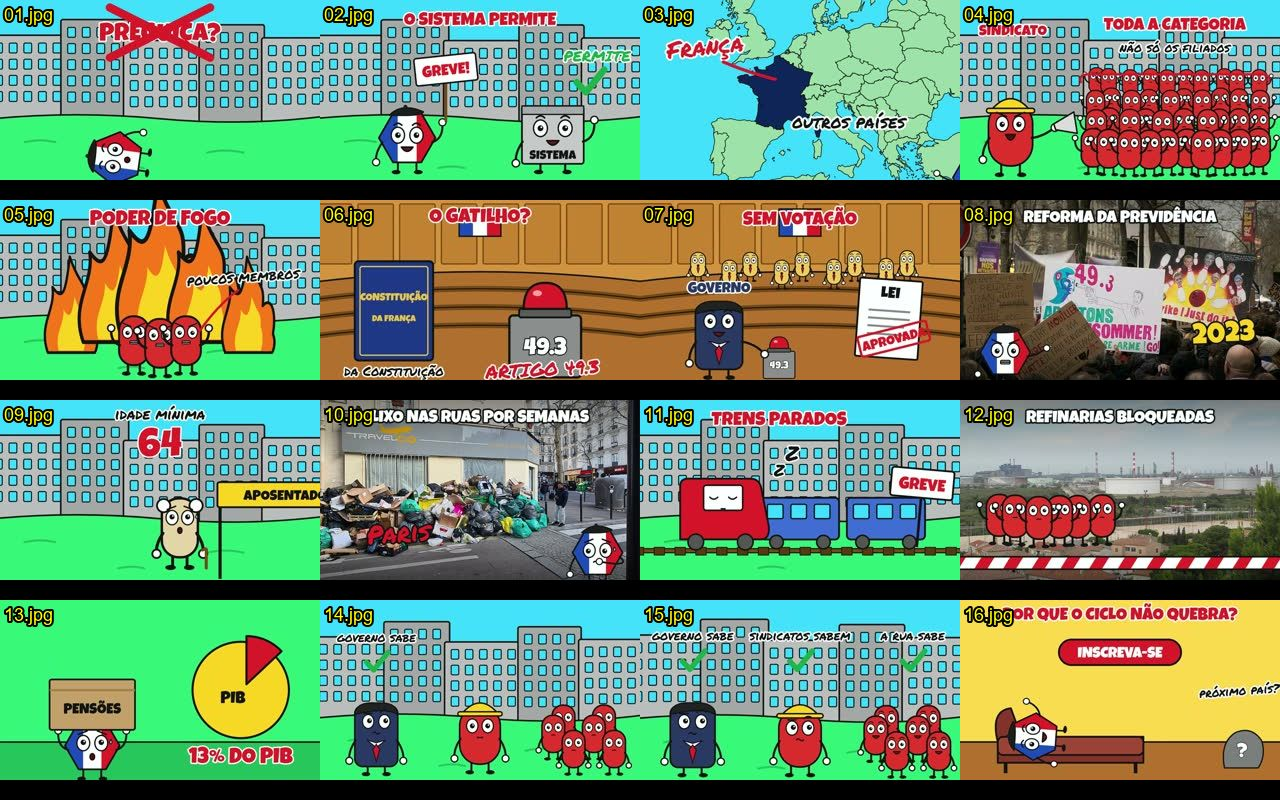

This figure's Python source:
import os
from PIL import Image,ImageDraw,ImageFont;import glob,os,sys
fs=sorted(glob.glob(sys.argv[1]));W=int(sys.argv[3]) if len(sys.argv)>3 else 3;H=(len(fs)+W-1)//W
sh=Image.new('RGB',(W*320,H*200));d=ImageDraw.Draw(sh);ft=ImageFont.truetype('arial.ttf',18)
for k,f in enumerate(fs):
  try: im=Image.open(f).convert('RGB')
  except Exception: continue
  im=im;im.thumbnail((320,200));x,y=(k%W)*320,(k//W)*200;sh.paste(im,(x,y));d.text((x+4,y+4),os.path.basename(f),fill='yellow',font=ft,stroke_width=2,stroke_fill='black')
sh.save(sys.argv[2],quality=80)
